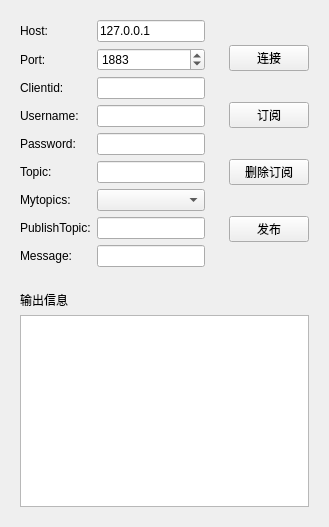
             <widget class="QWidget" name="networkPage">
              <layout class="QGridLayout" name="gridLayout_5">
               <item row="0" column="0">
                <widget class="QWidget" name="widget_10" native="true">
                 <layout class="QFormLayout" name="formLayout_2">
                  <item row="0" column="0">
                   <widget class="QLabel" name="label_3">
                    <property name="text">
                     <string>Host:</string>
                    </property>
                   </widget>
                  </item>
                  <item row="0" column="1">
                   <widget class="QLineEdit" name="mqttHostEdit">
                    <property name="text">
                     <string>127.0.0.1</string>
                    </property>
                   </widget>
                  </item>
                  <item row="1" column="0">
                   <widget class="QLabel" name="label_13">
                    <property name="text">
                     <string>Port:</string>
                    </property>
                   </widget>
                  </item>
                  <item row="1" column="1">
                   <widget class="QSpinBox" name="mqttPortSpinbox">
                    <property name="minimum">
                     <number>1</number>
                    </property>
                    <property name="maximum">
                     <number>65535</number>
                    </property>
                    <property name="stepType">
                     <enum>QAbstractSpinBox::StepType::DefaultStepType</enum>
                    </property>
                    <property name="value">
                     <number>1883</number>
                    </property>
                   </widget>
                  </item>
                  <item row="7" column="0">
                   <widget class="QLabel" name="label_17">
                    <property name="text">
                     <string>Mytopics:</string>
                    </property>
                   </widget>
                  </item>
                  <item row="7" column="1">
                   <widget class="QComboBox" name="myTopicsCom"/>
                  </item>
                  <item row="9" column="0">
                   <widget class="QLabel" name="label_15">
                    <property name="text">
                     <string>Message:</string>
                    </property>
                   </widget>
                  </item>
                  <item row="9" column="1">
                   <widget class="QLineEdit" name="mqttMessageEdit"/>
                  </item>
                  <item row="3" column="0">
                   <widget class="QLabel" name="label_18">
                    <property name="text">
                     <string>Clientid:</string>
                    </property>
                   </widget>
                  </item>
                  <item row="3" column="1">
                   <widget class="QLineEdit" name="clientIdEdit"/>
                  </item>
                  <item row="4" column="0">
                   <widget class="QLabel" name="label_19">
                    <property name="text">
                     <string>Username:</string>
                    </property>
                   </widget>
                  </item>
                  <item row="5" column="0">
                   <widget class="QLabel" name="label_20">
                    <property name="text">
                     <string>Password:</string>
                    </property>
                   </widget>
                  </item>
                  <item row="4" column="1">
                   <widget class="QLineEdit" name="usernameEdit"/>
                  </item>
                  <item row="5" column="1">
                   <widget class="QLineEdit" name="passwordEdit"/>
                  </item>
                  <item row="6" column="0">
                   <widget class="QLabel" name="label_14">
                    <property name="text">
                     <string>Topic:</string>
                    </property>
                   </widget>
                  </item>
                  <item row="6" column="1">
                   <widget class="QLineEdit" name="mqttTopicEdit"/>
                  </item>
                  <item row="8" column="1">
                   <widget class="QLineEdit" name="publishTopicEdit"/>
                  </item>
                  <item row="8" column="0">
                   <widget class="QLabel" name="label_21">
                    <property name="text">
                     <string>PublishTopic:</string>
                    </property>
                   </widget>
                  </item>
                 </layout>
                </widget>
               </item>
               <item row="1" column="0" colspan="2">
                <widget class="QWidget" name="widget_12" native="true">
                 <layout class="QVBoxLayout" name="verticalLayout_9">
                  <item>
                   <widget class="QLabel" name="label_16">
                    <property name="text">
                     <string>输出信息</string>
                    </property>
                   </widget>
                  </item>
                  <item>
                   <widget class="QTextEdit" name="mqttOutEdit"/>
                  </item>
                 </layout>
                </widget>
               </item>
               <item row="0" column="1">
                <widget class="QWidget" name="widget_11" native="true">
                 <layout class="QVBoxLayout" name="verticalLayout_7">
                  <item>
                   <widget class="QPushButton" name="mqttConnectBtn">
                    <property name="text">
                     <string>连接</string>
                    </property>
                   </widget>
                  </item>
                  <item>
                   <widget class="QPushButton" name="mqttSubBtn">
                    <property name="text">
                     <string>订阅</string>
                    </property>
                   </widget>
                  </item>
                  <item>
                   <widget class="QPushButton" name="deleteSubButton">
                    <property name="text">
                     <string>删除订阅</string>
                    </property>
                   </widget>
                  </item>
                  <item>
                   <widget class="QPushButton" name="mqttPubBtn">
                    <property name="text">
                     <string>发布</string>
                    </property>
                   </widget>
                  </item>
                 </layout>
                </widget>
               </item>
              </layout>
             </widget>
